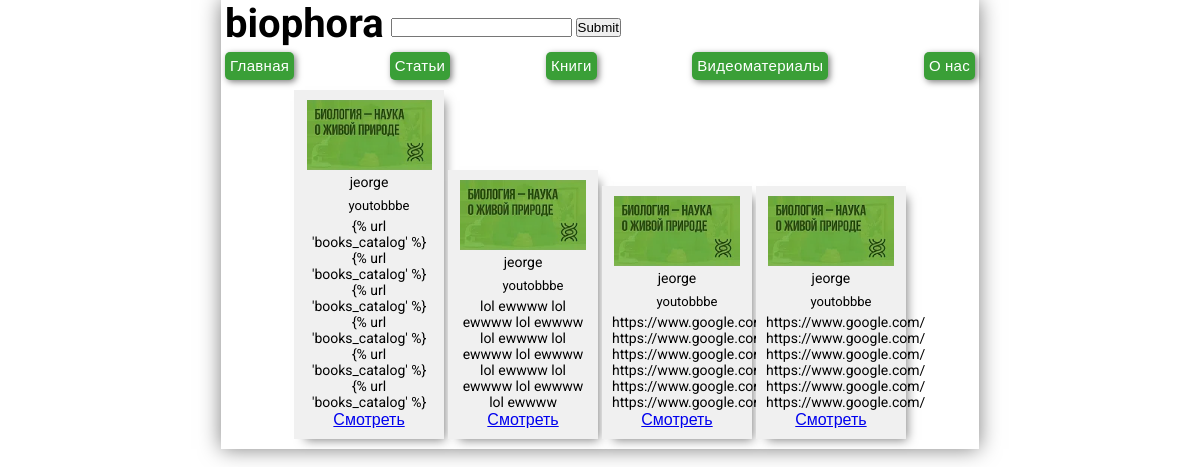
Page /videos_catalog/ on the committed database.
### articles/models.py (models this page shows, shortened)
class Video(models.Model):
    preview = models.ImageField()
    title = models.CharField(max_length=200)
    author = models.CharField(max_length=200)
    description = models.TextField()
    watch_link = models.TextField()
    created_date = models.DateTimeField(default=timezone.now)
    published_date = models.DateTimeField(blank=True, null=True)
    class Meta:
        verbose_name = 'Видео'
        verbose_name_plural = 'Видео'

### articles/views.py (the view)
# urls.py: path('videos_catalog/', views.videos_catalog, name='videos_catalog'),
def videos_catalog(request):
    videos = Video.objects.filter(published_date__lte=timezone.now()).order_by('published_date')
    return render(request, 'videos_catalog.html', {'videos': videos})

### articles/templates/videos_catalog.html
{% extends 'base.html' %}
{% block content %}
  <ul type="none">
    {% for video in videos %}
      <li class="video-preview" >
        <ul type="none">
          <li><img src="{{ video.preview.url }}" height="70px"></li>
          <li class="video-title"><p>{{ video.title }}</p></li>
          <li class="author-name"><p>{{ video.author }}</p></li>
          <li class="video-description"><p>{{ video.description }}</p></li>
          <li><a href="{{ video.watch_link }}"><p>Смотреть</p></a></li>
        </ul>
      </li>
    {% endfor %}
  </ul>
{% endblock %}

### articles/static/css/style.css (style rules this page uses)
* { margin: 0; padding: 0; }
.author-name { display: inline-block; font-size: 13px; width: 150px; padding-bottom: 5px; }
.video-preview { display: inline-block; width: 130px; background-color: #f0f0f0; padding: 10px; box-shadow: 6px 6px 10px -5px rgba(0,0,0,0.5); }
.video-title { font-size: 14px; padding-bottom: 5px; }
.video-description { font-size: 14px; }

### rows in the picture
Video: preview (picture), title "jeorge", author "youtobbbe", description "{% url 'books_catalog' %} {% url 'books_catalog' %} {% url 'books_catalog' %} {% url 'books_catalog' %} {% url 'books_catalog' %} {% url 'books_catalog' %}"
Video: preview (picture), title "jeorge", author "youtobbbe", description "lol ewwww lol ewwww lol ewwww lol ewwww lol ewwww lol ewwww lol ewwww lol ewwww lol ewwww lol ewwww"
Video: preview (picture), title "jeorge", author "youtobbbe", description "https://www.google.com/ https://www.google.com/ https://www.google.com/ https://www.google.com/ https://www.google.com/ https://www.google.com/"
Video: preview (picture), title "jeorge", author "youtobbbe", description "https://www.google.com/ https://www.google.com/ https://www.google.com/ https://www.google.com/ https://www.google.com/ https://www.google.com/"
